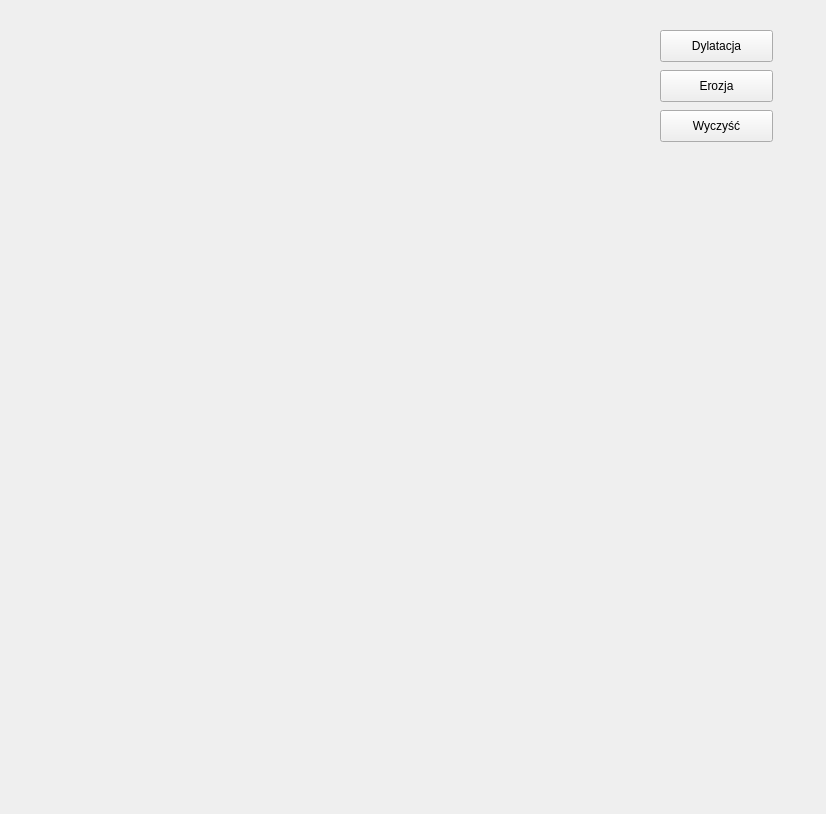
<?xml version="1.0" encoding="UTF-8"?>
<ui version="4.0">
 <class>MorphologyOperationsWidget</class>
 <widget class="QWidget" name="MorphologyOperationsWidget">
  <property name="geometry">
   <rect>
    <x>0</x>
    <y>0</y>
    <width>826</width>
    <height>814</height>
   </rect>
  </property>
  <property name="windowTitle">
   <string>Form</string>
  </property>
  <widget class="MorphologyOperationsCanvas" name="morphologyOperationsCanvas" native="true">
   <property name="geometry">
    <rect>
     <x>30</x>
     <y>20</y>
     <width>571</width>
     <height>641</height>
    </rect>
   </property>
  </widget>
  <widget class="QPushButton" name="dylationButton">
   <property name="geometry">
    <rect>
     <x>660</x>
     <y>30</y>
     <width>113</width>
     <height>32</height>
    </rect>
   </property>
   <property name="text">
    <string>Dylatacja</string>
   </property>
  </widget>
  <widget class="QPushButton" name="erosionButton">
   <property name="geometry">
    <rect>
     <x>660</x>
     <y>70</y>
     <width>113</width>
     <height>32</height>
    </rect>
   </property>
   <property name="text">
    <string>Erozja</string>
   </property>
  </widget>
  <widget class="QPushButton" name="clearButton">
   <property name="geometry">
    <rect>
     <x>660</x>
     <y>110</y>
     <width>113</width>
     <height>32</height>
    </rect>
   </property>
   <property name="text">
    <string>Wyczyść</string>
   </property>
  </widget>
 </widget>
 <customwidgets>
  <customwidget>
   <class>MorphologyOperationsCanvas</class>
   <extends>QWidget</extends>
   <header>morphologyoperationscanvas.h</header>
   <container>1</container>
  </customwidget>
 </customwidgets>
 <resources/>
 <connections/>
</ui>
